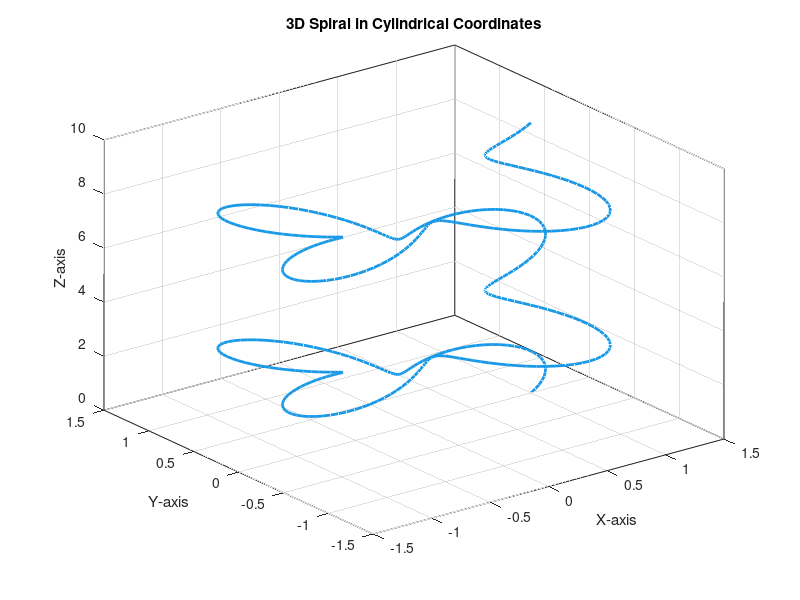

This chart was generated by the following MATLAB code:
% Define values
theta = linspace(0, 4*pi, 400);  
r = 1 + 0.5 * sin(4*theta);      
z = linspace(0, 10, 400);        

% Parametric equations for x and y
x = r .* cos(theta);  
y = r .* sin(theta);

% Plot the parametric curve
plot3(x, y, z, 'Color', [0.1, 0.6, 0.9], 'LineWidth', 2);

% Define labels
xlabel('X-axis');
ylabel('Y-axis');
zlabel('Z-axis');
title('3D Spiral in Cylindrical Coordinates');


grid on;
box on;
